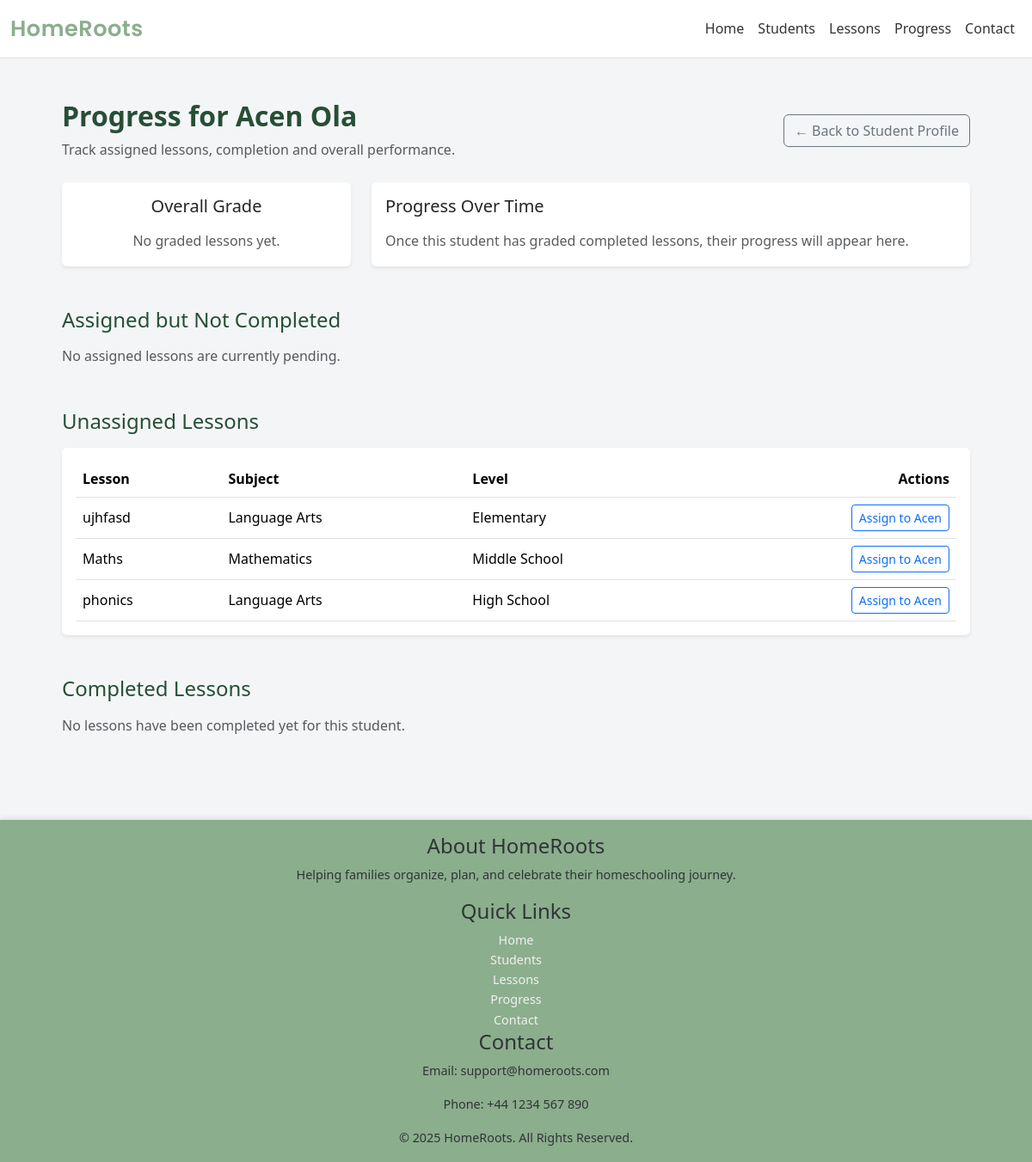
Before: /progress/1/ with the older database file.
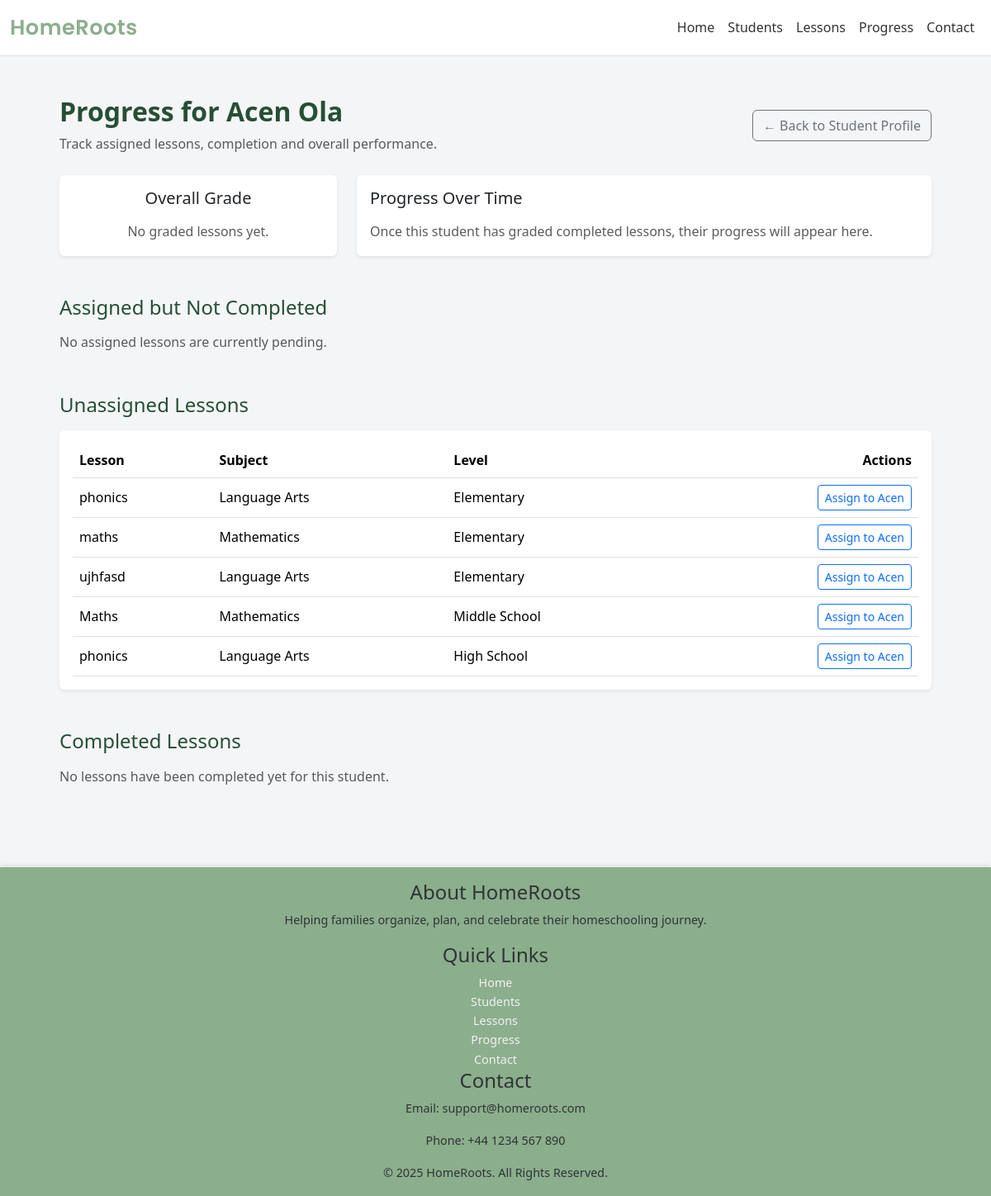
After: the same page with the newer database file.
### core/models.py (models this page shows, shortened)
class Lesson(models.Model):
    SUBJECT_CHOICES = [
        ('lang', 'Language Arts'),
        ('math', 'Mathematics'),
        ('sci', 'Science'),
        ('ss', 'Social Studies'),
        ('art', 'Arts & Creative'),
        ('pe', 'Physical Education'),
        ('other', 'Other'),
    ]
    LEVEL_CHOICES = [
        ('elem', 'Elementary'),
        ('middle', 'Middle School'),
        ('high', 'High School'),
        ('all', 'All Ages'),
    ]
    title = models.CharField(max_length=150)
    subject = models.CharField(max_length=10, choices=SUBJECT_CHOICES)
    level = models.CharField(max_length=10, choices=LEVEL_CHOICES)
    description = models.TextField()
    objectives = models.TextField(help_text="Learning objectives for this lesson")
    materials = models.TextField(blank=True, help_text="Materials and resources needed")
    duration_minutes = models.IntegerField(default=60)
    lesson_date = models.DateField(null=True, blank=True)
    created_at = models.DateTimeField(default=timezone.now)
    updated_at = models.DateTimeField(auto_now=True)
    class Meta:
        ordering = ['-lesson_date', '-created_at']

class Student(models.Model):
    GENDER_CHOICES = [
        ('M', 'Male'),
        ('F', 'Female'),
        ('O', 'Other'),
    ]
    first_name = models.CharField(max_length=50)
    last_name = models.CharField(max_length=50)
    dob = models.DateField("Date of birth", null=True, blank=True)
    gender = models.CharField(max_length=1, choices=GENDER_CHOICES, blank=True)
    notes = models.TextField(blank=True)
    profile_image = models.ImageField(upload_to='students/', blank=True, null=True)
    created_at = models.DateTimeField(default=timezone.now)
    class Meta:
        ordering = ['last_name', 'first_name']

### core/views.py (the view)
# urls.py: path('progress/<int:student_id>/', views.student_progress, name='student_progress'),
def student_progress(request, student_id):
    student = get_object_or_404(Student, pk=student_id)
    assigned_qs = LessonProgress.objects.filter(
        student=student
    ).select_related("lesson")
    pending = assigned_qs.filter(completed=False)
    completed = assigned_qs.filter(completed=True).order_by(
        "completed_at",
        "lesson__lesson_date",
        "lesson__created_at"
    )
    unassigned_lessons = Lesson.objects.exclude(
        student_progress__student=student
    )
    completed_with_grade = completed.exclude(grade__isnull=True)
    grades = [rec.grade for rec in completed_with_grade]
    overall_grade = round(sum(grades) / len(grades), 1) if grades else None
    chart_labels = [rec.lesson.title for rec in completed_with_grade]
    chart_data = grades
    return render(request, "core/progress/student_progress.html", {
        "student": student,
        "pending": pending,
        "completed": completed,
        "unassigned_lessons": unassigned_lessons,
        "overall_grade": overall_grade,
        "chart_labels": json.dumps(chart_labels),
        "chart_data": json.dumps(chart_data),
    })

### core/templates/core/progress/student_progress.html (shortened to what the changed rows need)
{% extends 'core/base.html' %}
{% block content %}
<div class="container py-5">
  <div class="d-flex justify-content-between align-items-center mb-4">
    <div>
      <h2 style="color: #264f36; font-weight: 700;">
        Progress for {{ student.first_name }} {{ student.last_name }}
      </h2>
      <p class="text-muted mb-0">
        Track assigned lessons, completion and overall performance.
      </p>
    </div>
  </div>
  <div class="mb-5">
    {% if unassigned_lessons %}
      <div class="card border-0 shadow-sm">
        <div class="card-body table-responsive">
          <table class="table mb-0 align-middle">
            <thead>
              <tr>
                <th>Lesson</th>
                <th>Subject</th>
                <th>Level</th>
                <th class="text-end">Actions</th>
              </tr>
            </thead>
            <tbody>
              {% for lesson in unassigned_lessons %}
              <tr>
                <td>{{ lesson.title }}</td>
                <td>{{ lesson.get_subject_display }}</td>
                <td>{{ lesson.get_level_display }}</td>
                <td class="text-end">
                  <a href="{% url 'core:assign_lesson' student.id lesson.id %}"
                     class="btn btn-sm btn-outline-primary">
                    Assign to {{ student.first_name }}
                  </a>
                </td>
              </tr>
              {% endfor %}
            </tbody>
          </table>
        </div>
      </div>
    {% else %}
      <p class="text-muted">
        All lessons are already assigned to this student.
      </p>
    {% endif %}
  </div>
</div>
{% endblock %}

Changed rows visible on the page:
added Lesson: title "phonics", subject "Language Arts", level "Elementary", {{ student.first_name }} "Acen"
added Lesson: title "maths", subject "Mathematics", level "Elementary", {{ student.first_name }} "Acen"
